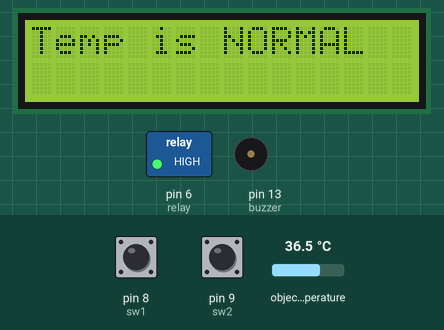
Recording of a sketch running on a simulated Arduino Uno, built with avr-gcc and run on an emulated ATmega328P. Shown: 16×2 character LCD, switched loads named in the sketch (green lamp = pin HIGH), buzzer (waves = sounding, pin HIGH). The test bench sets the inputs (shaded band); at power-on: object temperature 36.5 °C, pin 8 (sw1) HIGH, pin 9 (sw2) HIGH. What the sketch prints to the serial monitor is not drawn.

Above: at 1.2 s.
1.3 s: object temperature set to 37.5 °C
2.8 s: object temperature set to 38.2 °C
At 4.3 s:
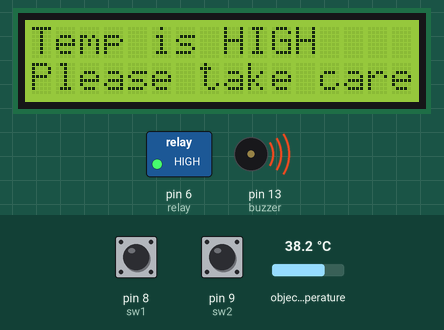
4.6 s: object temperature set to 20 °C
At 5.1 s:
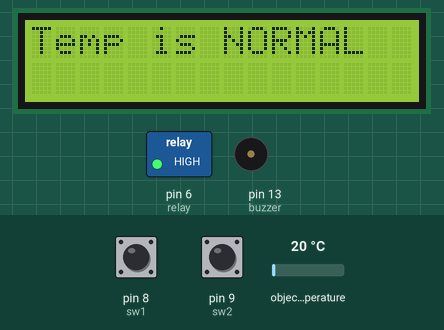
6.1 s: pin 8 (sw1) pulled LOW for 0.6 s
At 8.2 s:
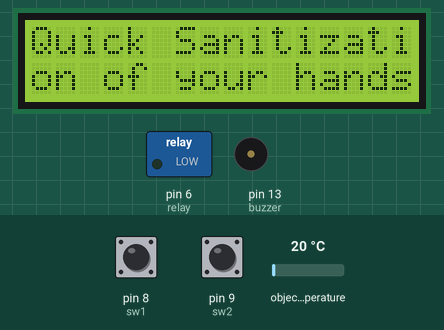
9.8 s: pin 9 (sw2) pulled LOW for 0.6 s
At 11.1 s:
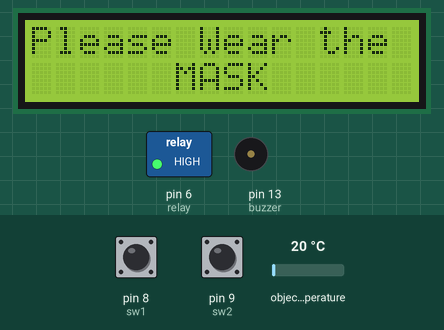
13.5 s: pin 9 (sw2) pulled LOW for 1 s
Timing chart, 0 to 16.5 s (numbered marks = the images above; inputs shaded):
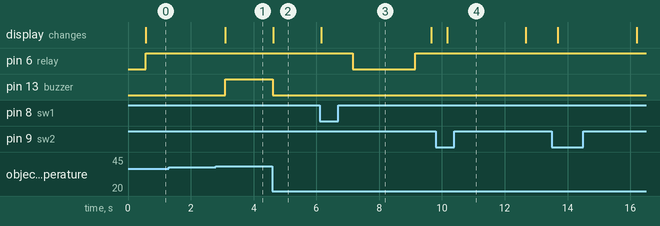

The sketch:

infection_control_code_c__.ino
```cpp
#include <Adafruit_MLX90614.h>
#include <LiquidCrystal.h>


Adafruit_MLX90614 mlx = Adafruit_MLX90614();

int buzzer=13;
int sw1=8;
int sw2=9;
int relay=6;
const int rs = 12, en = 11, d4 = 5, d5 = 4, d6 = 3, d7 = 2;
LiquidCrystal lcd(rs, en, d4, d5, d6, d7);

void setup()
{
  Serial.begin(9600);
  pinMode(buzzer,OUTPUT);
  pinMode(relay,OUTPUT);
  pinMode(sw1,INPUT_PULLUP);
  pinMode(sw2,INPUT_PULLUP);
  lcd.begin(16, 2);
  while (!Serial);

  if (!mlx.begin()) {
    Serial.println("Error connecting to MLX sensor. Check wiring.");
    while (1);
  };
}

void loop()
{
  Serial.print("Temperature= "); Serial.print(mlx.readObjectTempC()); Serial.println("*C");
  delay(500);
  if(mlx.readObjectTempC()>38)
  {
    digitalWrite(buzzer,1);
    Serial.println("Temperature is too high");
    lcd.setCursor(0, 0);
    lcd.print("Temp is HIGH   ");
    lcd.setCursor(0, 1);
    lcd.print("Please take care");

  }

  else
  {
    digitalWrite(buzzer,0);
    Serial.println("Temperature is Normal");
    lcd.clear();
    lcd.setCursor(0, 0);
    lcd.print("Temp is NORMAL");
    int var1=digitalRead(sw1);
    if(var1==0)
    {
      Serial.println("Please Stand here and hold the hand for sanitization");
      lcd.setCursor(0, 0);
      lcd.print("Quick Sanitizati  ");
      lcd.setCursor(0, 1);
      lcd.print("on of your hands");
      delay(1000);
      digitalWrite(relay,0);
      delay(2000);
      digitalWrite(relay,1);
    }

    else
    {
       digitalWrite(relay,1);
    }

    int var2=digitalRead(sw2);
    if(var2==0)
    {
      Serial.println("Please Wear the Mask");
      lcd.setCursor(0, 0);
      lcd.print("Please Wear the ");
      lcd.setCursor(0, 1);
       lcd.print("      MASK      ");
        delay(2000);
    }

  }


}
```

Measured:
- the behaviour switches between 37.9 and 38 °C on object temperature (found by bisection; images 0 and 1)
- after the input at 1.3 s, every drawn part: stays the same
- after the input at 2.8 s, pin 13 (buzzer): LOW → HIGH after 0.30 s; the display: changes after 0.30 s (image 1)
- after the input at 4.6 s, pin 13 (buzzer): HIGH → LOW at once; the display: changes at once (image 2)
- after the input at 6.1 s, pin 6 (relay): HIGH → LOW after 1.1 s, → HIGH 2.0 s later; the display: changes after 0.05 s (image 3)
- after the input at 9.8 s, the display: changes after 0.37 s (image 4)
